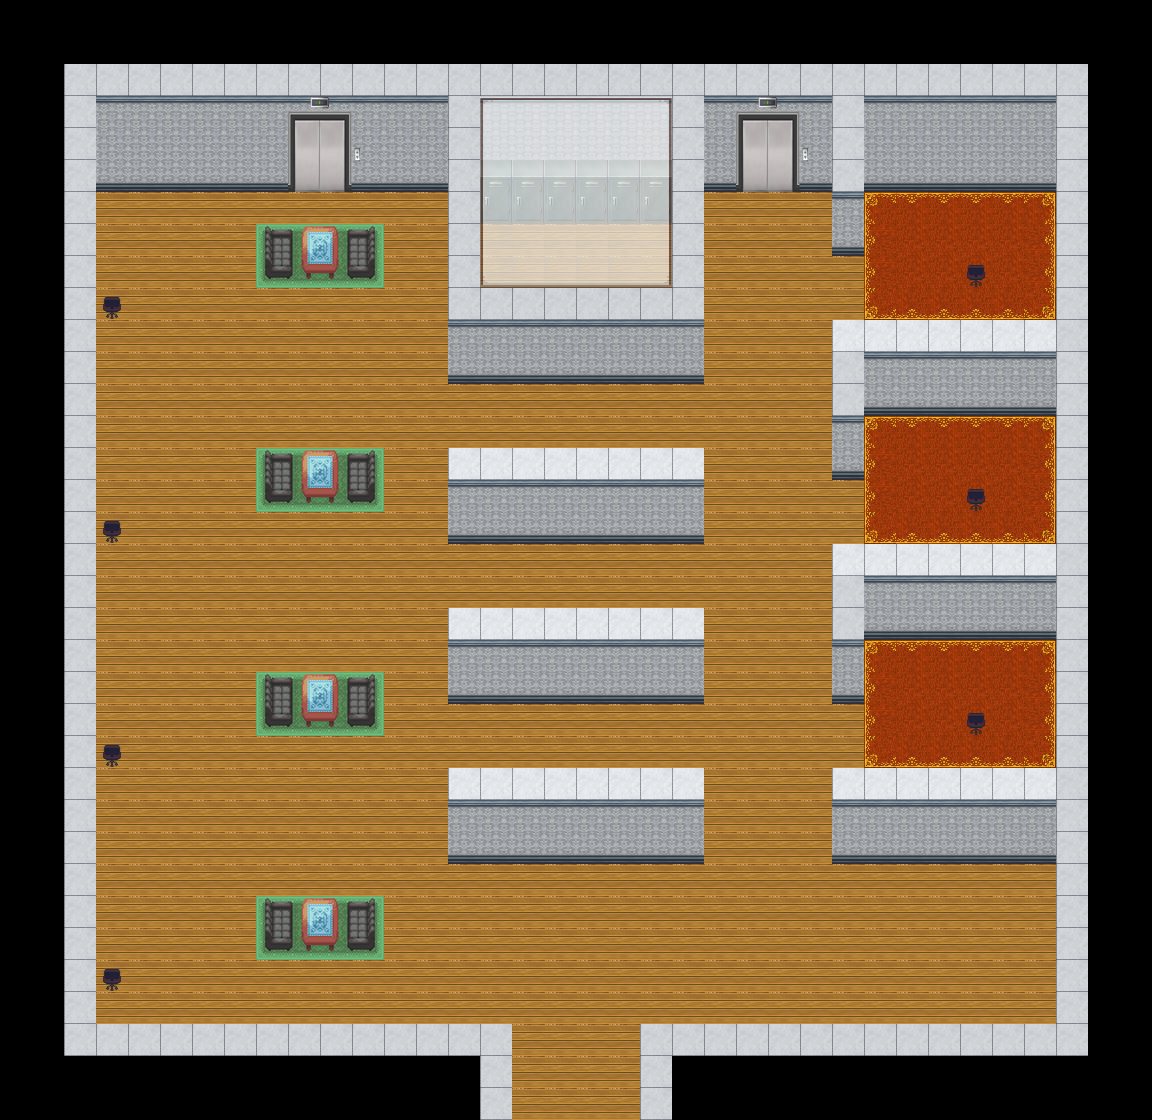

Below is a game level as drawn by its tile map, then a one-line description and the .tmx that defines it (tile-layer data replaced by summaries):
An orthogonal 36x35 tile map with 32x32 px tiles, 4 tile layers (Base, Object, Base, Glass), 2 tilesets.

<map version="1.8" tiledversion="1.8.2" orientation="orthogonal" renderorder="right-down" width="36" height="35" tilewidth="32" tileheight="32" infinite="0" nextlayerid="11" nextobjectid="1">
 <tileset firstgid="1" name="Bank Tileset2" tilewidth="32" tileheight="32" tilecount="440" columns="22">
  <image source="Bank Tileset2.png" width="704" height="640" />
 </tileset>
 <tileset firstgid="441" name="Lift" tilewidth="32" tileheight="32" tilecount="25" columns="5">
  <image source="Lift.png" width="160" height="160" />
 </tileset>
 <group id="10" name="BG">
  <layer id="1" name="Base" width="36" height="35" opacity="0.91">
   <data>[1260 cells, 1239 non-empty, 12 distinct tile ids]</data>
  </layer>
  <layer id="7" name="Object" width="36" height="35">
   <data>[1260 cells, 62 non-empty, 19 distinct tile ids]</data>
  </layer>
 </group>
 <group id="9" name="FG">
  <layer id="6" name="Base" width="36" height="35">
   <data>[1260 cells, 52 non-empty, 2 distinct tile ids]</data>
  </layer>
  <layer id="8" name="Glass" width="36" height="35" opacity="0.68">
   <data>[1260 cells, 36 non-empty, 9 distinct tile ids]</data>
  </layer>
 </group>
</map>